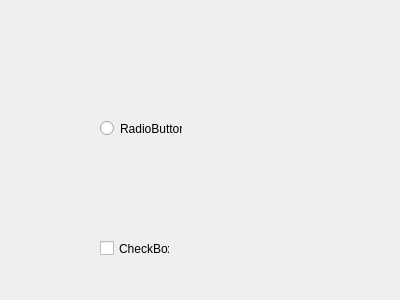
<?xml version="1.0" encoding="UTF-8"?>
<ui version="4.0">
 <class>Form</class>
 <widget class="QWidget" name="Form">
  <property name="geometry">
   <rect>
    <x>0</x>
    <y>0</y>
    <width>400</width>
    <height>300</height>
   </rect>
  </property>
  <property name="windowTitle">
   <string>Form</string>
  </property>
  <widget class="QRadioButton" name="radioButton">
   <property name="geometry">
    <rect>
     <x>100</x>
     <y>120</y>
     <width>82</width>
     <height>17</height>
    </rect>
   </property>
   <property name="text">
    <string>RadioButton</string>
   </property>
  </widget>
  <widget class="QCheckBox" name="checkBox">
   <property name="geometry">
    <rect>
     <x>100</x>
     <y>240</y>
     <width>70</width>
     <height>17</height>
    </rect>
   </property>
   <property name="text">
    <string>CheckBox</string>
   </property>
  </widget>
 </widget>
 <resources/>
 <connections/>
</ui>
